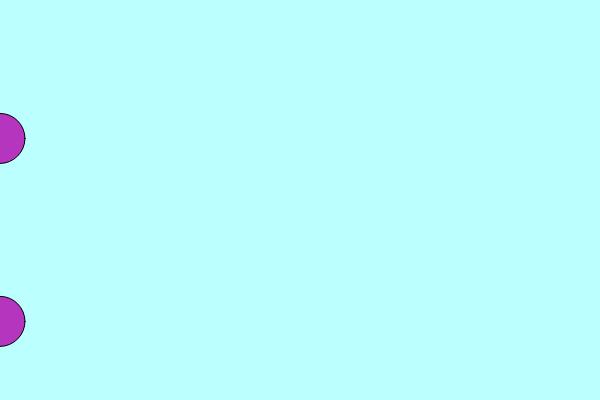
Frame 1 (no input)
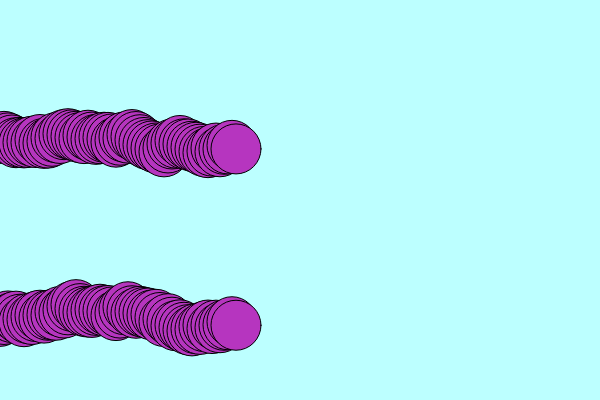
Frame 60 (no input)
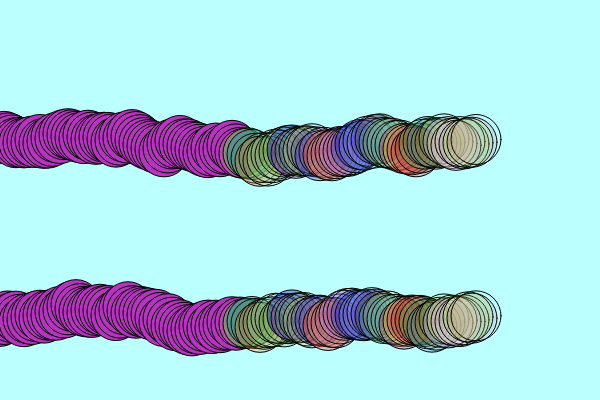
Frame 120 (the mouse pressed at the canvas centre since frame 60)

The p5.js sketch that drew these frames (run headless with seeded random() and noise() and a simulated clock; from frame 60 on, the mouse is pressed at the canvas centre):

// p5.js sketch
// ── sketch.js
let cor;
let circuloX; //horizontal
let circuloY; // vertical

let posicaoHorizontal2; // x
let posicaoVertical2; // y




function setup() {
  createCanvas(600, 400);
background(color(188, 777, 445));
 cor = color(random(0, 255), random(0, 255), random(0, 255));
   circuloX = [0, 0];
   circuloY = [random(height), random(height)];
  }   
 //circuloX = 0,0
 //circuloY = 300, 150


// Código omitido

function draw() {
    fill(cor);
    
   //console.log(circuloX.length);
   for(let contador in circuloX){
     console.log(contador);
  circle(circuloX[contador], circuloY[contador], 50);
  
   circuloX[contador] += random(4, 4);
   circuloY[contador] += random(4, -4);
   
   if(circuloX[contador] >= width){
     circuloX[contador] = 0;
     circuloY[contador] = random(width);
   }
   
   
   
   }
  
  
  
  
 // circuloX[1] += random(4, 4);
  //circuloY[1] += random(4, -4);
 
  //circuloX[2] += random(4, 4);
  //circuloY[2] += random(4, -4);

  if(mouseIsPressed) {
    cor = color(random(0, 255), random(0, 255), random(0, 255), random(0, 100));
  }

}         
